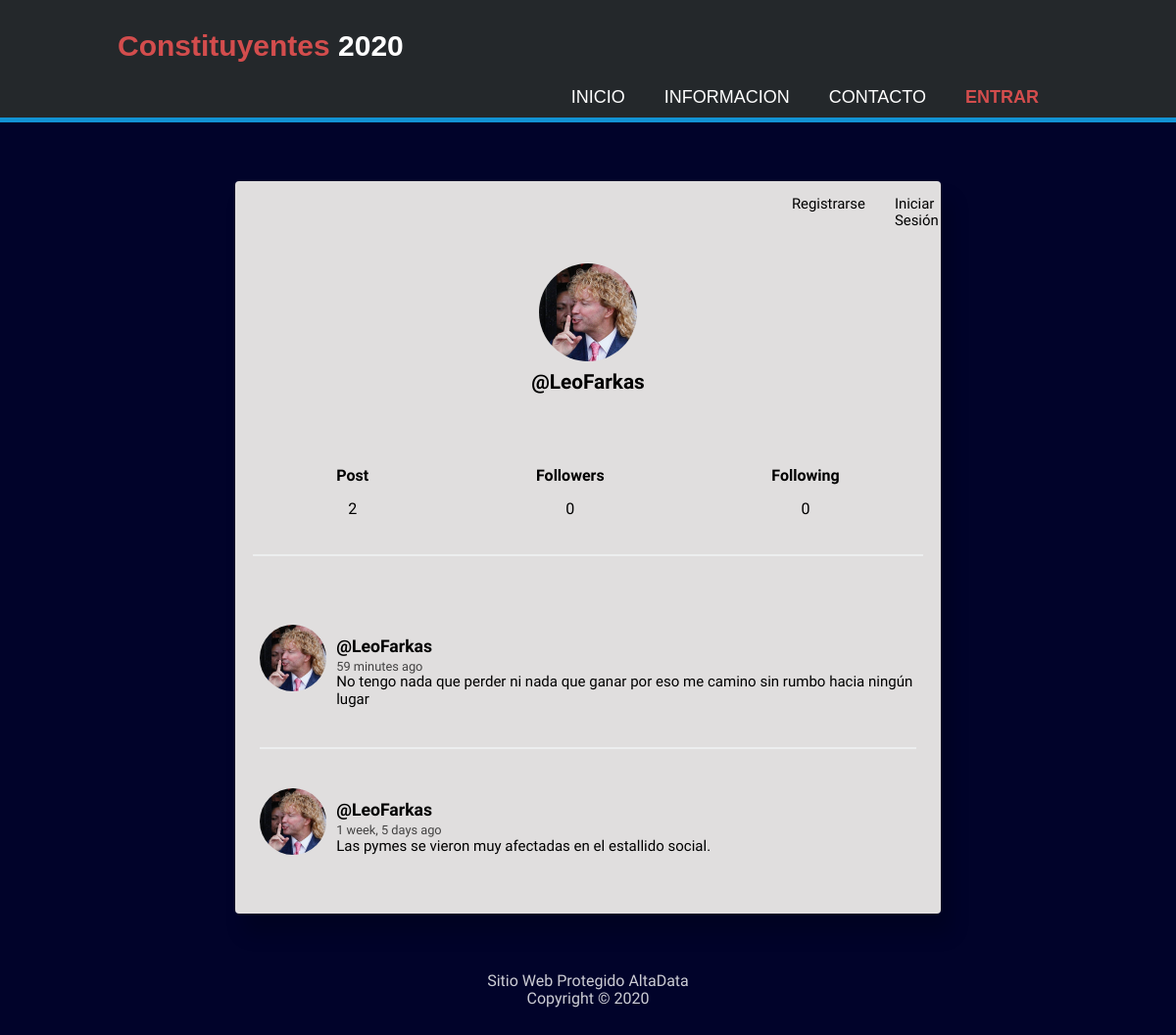
The app's page /profile/LeoFarkas/ with its own data.
### login/models.py (models this page shows, shortened)
class Profile(models.Model):
    user = models.OneToOneField(User, on_delete=models.CASCADE)
    image = models.ImageField(default='batman.png')
    def following(self):
        user_ids = Relationship.objects.filter(from_user=self.user)\
                                .values_list('to_user_id', flat=True)
        return User.objects.filter(id__in=user_ids)
    def followers(self):
        user_ids = Relationship.objects.filter(to_user=self.user)\
                                .values_list('from_user_id', flat=True)
        return User.objects.filter(id__in=user_ids)

class Post(models.Model):
    user = models.ForeignKey(User, on_delete=models.CASCADE, related_name='posts')
    timestamp = models.DateTimeField(default=timezone.now)
    content = models.TextField()
    class Meta:
        ordering = ['-timestamp']

### login/views.py (the view)
# urls.py: path('profile/', views.profile, name='profile'),
def profile(request, username=None):
    current_user = request.user
    if username and username != current_user.username:
        user = User.objects.get(username=username)
        posts = user.posts.all()
    else:
        posts = current_user.posts.all()
        user = current_user
    return render(request, 'social/profile.html', {'user': user, 'posts': posts})

### login/templates/social/profile.html (shortened to what this page needs)
{% extends 'social/feed.html' %}
{% block content %}
<div class="profile">
	<img src="{{ user.profile.image.url }}">
	<h2>@{{ user.username }}</h2>
</div>
<div class="follow">
	<div>
		<h5>Post</h5>
		<p>{{ user.posts.count }}</p>
	</div>
	<div>
		<h5>Followers</h5>
		<p>{{ user.profile.followers.count }}</p>
	</div>
	<div>
		<h5>Following</h5>
		<p>{{ user.profile.following.count }}</p>
	</div>
</div>
{{ block.super }}
{% endblock %}

### login/templates/social/feed.html (shortened to what this page needs)
{% extends 'social/layout.html' %}
{% load humanize %}
{% block content %}
{% for post in posts %}
<article>
    <div class="container-article">
        <img src="{{ post.user.profile.image.url }}">
        <div>
            <h2 class="username"><a href="{% url 'profile' post.user.username %}">@{{post.user.username}}</a></h2>
            <time data-time="#">{{post.timestamp|naturaltime}}</time>
            <div class="post">{{post.content}}</div>
        </div>
    </div>
</article>
{% endfor %}
{% endblock %}

### login/static/style_A.css (style rules this page uses)
body { background:#01032a; font-size: 62.5%; font-family: 'Varela Round', Helvetica, Arial, serif; }
h5 { font-size: 1rem; margin-bottom: 0; }
p { font-size: 1rem; }
img { object-fit: cover; }
a { font-size: .93rem; text-decoration: none; color: black; }
article { width: 93%; margin: auto; padding: 40px 0; border-bottom: 2px solid #ECEEEF; }
.username { margin-bottom: .2rem; }
.username a { font-size: 1.1rem; }
.container-article { display: flex; }
.container-article img { height: 68px; width: 68px; margin-right: 10px; border-radius: 50%; }
article:last-child { border-bottom: 0; }
time { font-size: .8rem; opacity: .7; }
.post { font-size: .94rem; }
.profile { display: flex; align-items: center; flex-direction: column; }
.profile img { height: 100px; width: 100px; margin-right: 10px; border-radius: 50%; margin: 20px; }
.profile h2 { margin-top: -10px; font-size: 1.3rem; }
.follow { display: flex; width: 95%; justify-content: space-around; margin: 30px auto; text-align: center; border-bottom: 2px solid #ECEEEF; padding-bottom: 20px; }

### records on screen
Post: user.profile.image (picture), user.username "LeoFarkas", timestamp "59 minutes ago", content "No tengo nada que perder ni nada que ganar por eso me camino sin rumbo hacia ningún lugar"
Post: user.profile.image (picture), user.username "LeoFarkas", timestamp "1 week, 5 days ago", content "Las pymes se vieron muy afectadas en el estallido social."

### other values on screen
{{ user.username }} "LeoFarkas"
{{ user.posts.count }} "2"
{{ user.profile.followers.count }} "0"
{{ user.profile.following.count }} "0"
